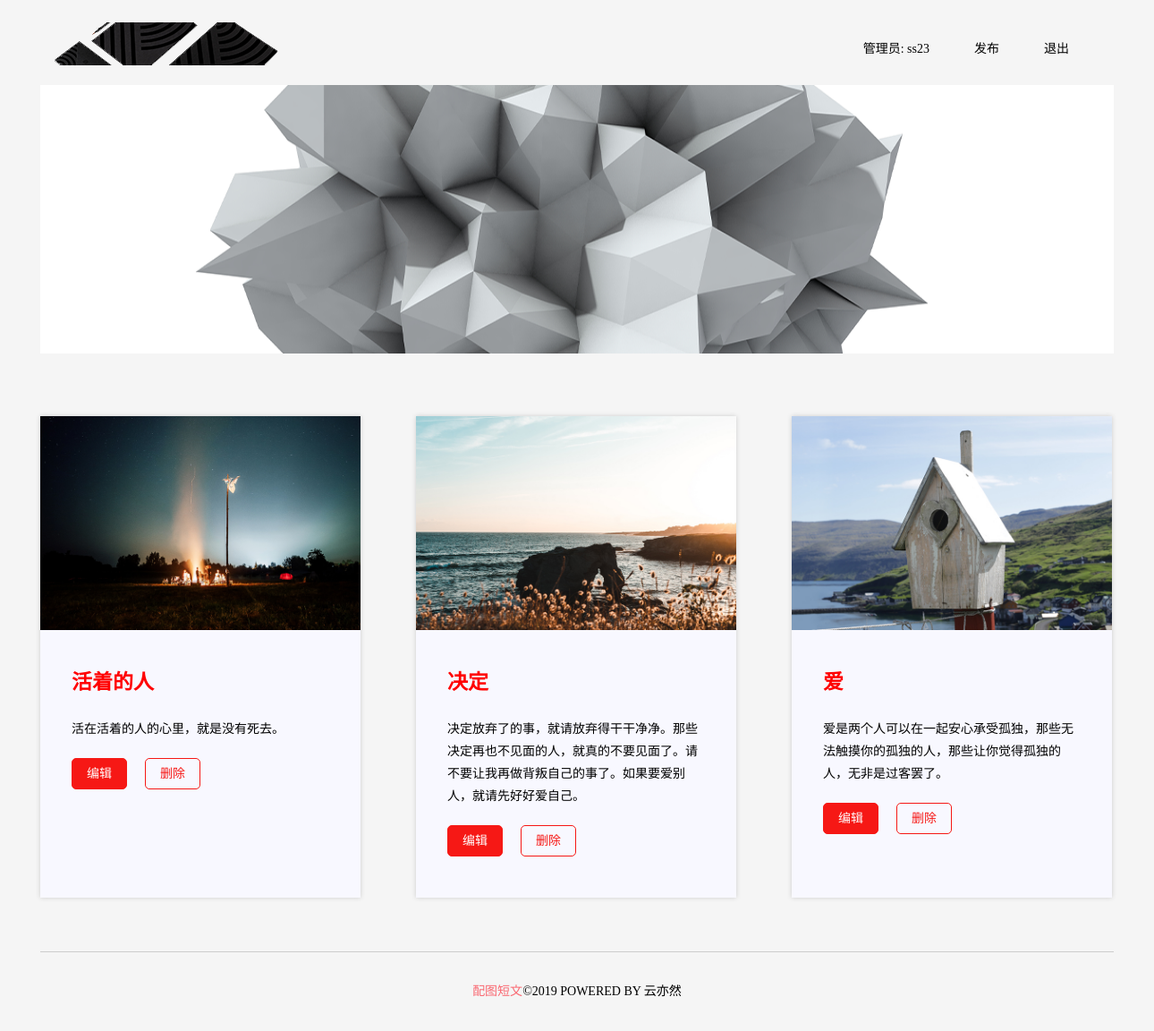
Screenshot of /index.php (signed in) with the database file from the repository.
### tables this page shows
CREATE TABLE `im_goods` (
  `id` int(11) NOT NULL AUTO_INCREMENT COMMENT '商品id',
  `goods_name` varchar(100) DEFAULT NULL COMMENT '商品名称',
  `price` int(11) DEFAULT NULL COMMENT '商品价格',
  `pic` varchar(255) DEFAULT NULL COMMENT '商品图片',
  `des` varchar(200) DEFAULT NULL COMMENT '商品简介',
  `content` longtext COMMENT '商品详细信息',
  `user_id` int(11) DEFAULT NULL COMMENT '用户id',
  `create_time` int(11) DEFAULT NULL COMMENT '发布时间',
  `update_time` int(11) DEFAULT NULL COMMENT '修改时间',
  `goods_view` int(11) DEFAULT NULL COMMENT '浏览次数',
  PRIMARY KEY (`id`)
);

### lib/fun.php (called while the page is built, shortened)
<?php
function checkLogin()
{
    return true;
}

### index.php (the view, shortened to what this page needs)
<?php
include_once './lib/fun.php';
if($login = checkLogin())
{
    $user = $_SESSION['user'];
}
$page = isset($_GET['page'])?intval($_GET['page']):1;
$page = max($page,1);
$pageSize = 6;
$offset = ($page-1)*$pageSize;
$sql = "SELECT id,goods_name,pic,des FROM im_goods  ORDER BY 'id' asc,'goods_view' desc limit {$offset},{$pageSize}";
$obj = mysql_query($sql);
$goods = array();
while($result = mysql_fetch_assoc($obj))
{
    $goods[] = $result;
}
?>
<!DOCTYPE html>
<html lang="en">
<head>
    <link rel="stylesheet" type="text/css" href="./static/css/common.css"/>
    <link rel="stylesheet" type="text/css" href="./static/css/index.css"/>
</head>
<body>
<div class="header">
    <div class="logo f1">
        <img src="./static/image/logo.png">
    </div>
    <div class="auth fr">
        <ul>
            <?php if($login):?>
            <li><span>管理员: <?php echo $user['username'] ?></span></li>
            <li><a href="publish.php">发布</a></li>
            <li><a href="login_out.php">退出</a></li>
            <?php else: ?>
            <li><a href="login.php">登录</a></li>
            <li><a href="register.php">注册</a></li>
            <?php endif; ?>
        </ul>
    </div>
</div>
<div class="content">
    <div class="banner">
        <img class="banner-img" src="./static/image/welcome.png" width="732px" height="372" alt="图片描述">
    </div>
    <div class="img-content">
        <ul>
            <?php foreach($goods as $v):?>
            <li>
                <img class="img-li-fix" src="<?php echo $v['pic']?>" alt="<?php echo $v['goods_name']?>">
                <div class="info">
                    <a href="detail.php?id=<?php echo $v['id']?>"><h3 class="img_title"><?php echo $v['goods_name']?></h3></a>
                    <p>
                        <?php echo $v['des']?>
                    </p>
                    <div class="btn">
                        <a href="edit.php?id=<?php echo $v['id']?>" class="edit">编辑</a>
                        <a href="delete.php?id=<?php echo $v['id']?>" class="del">删除</a>
                    </div>
                </div>
            </li>
            <?php endforeach;?>
        </ul>
    </div>
</div>
<div class="footer">
    <p><span>配图短文</span>©2019 POWERED BY 云亦然</p>
</div>
</body>
</html>

### static/css/common.css (style rules this page uses)
* { margin:0; padding:0; }
body { font-size:14px;font-family:"microsoft YaHei"; background:#f4f5f7; }
a { text-decoration:none; }
.fr { float:right; }
.header { overflow: hidden; width:1200px; height: 50px; margin:25px auto 0 auto; }
.header .logo { width:300px; float:left; }
.header .auth { float:right; }
.header ul { list-style: none;overflow: hidden;line-height:60px; }
.header ul li { float:left;margin-right:50px; }
.header ul li a { color:#000; }
.content { width: 1200px; height:auto; margin: 0 auto; margin-top:20px; }
.footer { height:88px; margin:60px auto 0 auto; width:1200px; border-top:1px solid #CCC; overflow:hidden; }
.footer p { text-align: center;line-height: 88px;margin:0px; }
.footer p span { color:#f96972; }

### static/css/index.css (style rules this page uses)
section,ul,li,img,div { margin:0; padding:0; }
body { background-color: #f5f5f5; }
ul,li { list-style:none; }
.banner { width:100%; height:300px; vertical-align: middle; }
.banner-img { margin:0; border: none; vertical-align: middle; width:100%; height: 100%; }
.img-content { width:100%; float: left; margin-top:70px; }
.img-content>ul { width:1280px; }
.img-content>ul>li { float: left; margin:0 62px 60px 0; height: 538px; width:358px; background: #F8F8FF; box-shadow:0 0 5px #CCC; -moz-box-shadow:0 0 5px #CCC; -webkit-box-shadow:0 0 5px #CCC; }
.img-content>ul>li .info { padding: 35px; }
.img-content>ul>li img { width:100%; }
.img-content>ul>li .info h3 { color:#FF0000; font-size:23px; }
.img-content>ul>li .info p { line-height:23px; margin-top:25px; }
.img-content>ul>li .info p { line-height:25px; margin-top:25px; }
.img-content>ul>li .btn { margin-top:20px; }
.img-content>ul>li .btn a { width:60px; height:33px; line-height:33px; color:#FFF; text-align: center; display:block; float:left; border-radius:5px; border:1px solid #F61815; }
.img-content>ul>li .btn a.edit { background: #F61815; }
.img-content>ul>li .btn a.del { margin-left:20px; color: #F61815; }

### rows the page displays
im_goods: pic (picture), goods_name "活着的人", des "活在活着的人的心里，就是没有死去。"
im_goods: pic (picture), goods_name "决定", des "决定放弃了的事，就请放弃得干干净净。那些决定再也不见面的人，就真的不要见面了。请不要让我再做背叛自己的事了。如果要爱别人，就请先好好爱自己。"
im_goods: pic (picture), goods_name "爱", des "爱是两个人可以在一起安心承受孤独，那些无法触摸你的孤独的人，那些让你觉得孤独的人，无非是过客罢了。"

### other values shown
$user['username'] "ss23"
